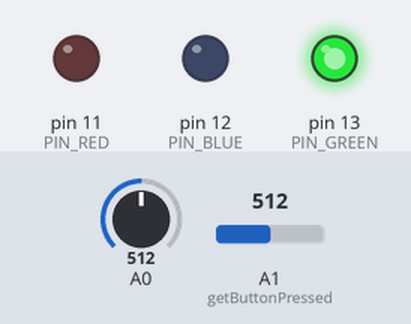
A sketch run on a simulated Arduino Uno, built with avr-gcc and run on an emulated ATmega328P. Shown: output pins drawn as LEDs (lit = HIGH). The test bench sets the inputs (shaded band); at power-on: A0 = 512, A1 (getButtonPressed) = 512.

Above: at 1.2 s.
1.3 s: A0 set to 560
2.8 s: A0 set to 160
4.3 s: A0 set to 137
At 5.5 s:
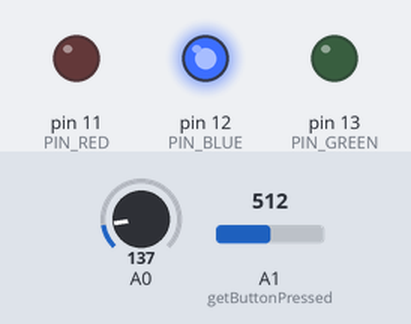
5.8 s: A0 set to 306
At 6.8 s:
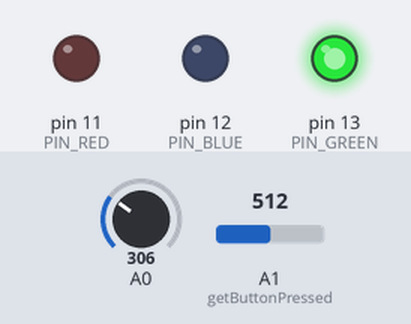
7.3 s: A0 set to 122
At 7.9 s:
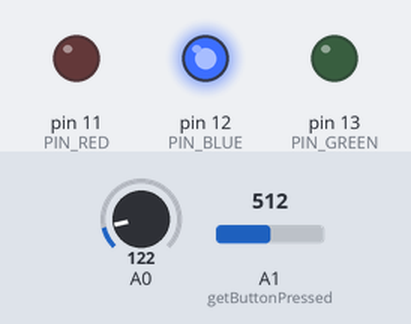
Timing chart, 0 to 9.8 s (numbered marks = the images above; inputs shaded):
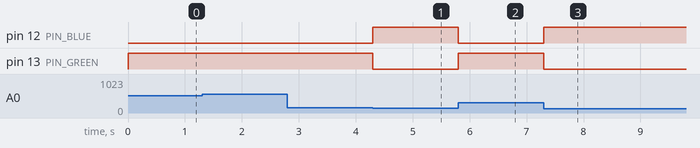

The sketch:

Analog_input.ino
```cpp
//brightness thresholds
#define THR_DARK_DEFAULT 150    //dark threshold
#define THR_BRIGHT_DEFAULT 410  //light threshold

//pins for LEDs
#define PIN_RED 11
#define PIN_BLUE 12
#define PIN_GREEN 13

//#define DEBUG 1

int darkThreshold;
int brightThreshold;

void setup() {
  //Setup pins
  pinMode(PIN_RED, OUTPUT);
  pinMode(PIN_BLUE, OUTPUT);
  pinMode(PIN_GREEN, OUTPUT);

  darkThreshold = THR_DARK_DEFAULT;
  brightThreshold = THR_BRIGHT_DEFAULT;

  //Start debug output
  #ifdef DEBUG
  Serial.begin(9600);
  #endif

}

char getButtonPressed()
{
  int bv = analogRead(A1);
  if(bv < 100)
    return 't';
  if(bv > 450 && bv < 550)
    return 'b';
  return ' ';   //assume that nothing is pressed
}

int getBrightness()
{
  return analogRead(A0);
}

void loop(){
  //Initialize output values for all three leds to zero
  byte r = LOW;
  byte g = LOW;
  byte b = LOW;

  //Get "brigtness value" from analog input
  int brightness = getBrightness();

  //Compare and set one of led values to HIGH
  if(brightness > brightThreshold)
    r = HIGH;
  else
  {
    if(brightness < darkThreshold)
      b = HIGH;
    else
      g = HIGH;
  }

  //Switch the leds
  digitalWrite(PIN_RED, r);
  digitalWrite(PIN_GREEN, g);
  digitalWrite(PIN_BLUE, b);

  char button = getButtonPressed();
  if (button == 't')
  {
    //When pressing the TOP button, the current value of the light sensor will be recorded as threshold for the switch between RED and GREEN
    darkThreshold = brightness;
  }

  if (button == 'b')
  {
    //When pressing the BOTTOM button, the current value of the light sensor will be recorded as threshold for the switch between BLUE and GREEN.
    brightThreshold = brightness;
  }

    #ifdef DEBUG
    Serial.print("Current brightness ");
    Serial.print(brightness);
    Serial.print("; Dark threshold ");
    Serial.print(darkThreshold);
    Serial.print("; Bright threshold ");
    Serial.println(brightThreshold);
    delay(300);
    #endif


}
```

Measured:
- the behaviour switches between 150 and 149 on A0 (found by bisection; images 0 and 1)
- after the input at 2.8 s, every drawn part: stays the same
- after the input at 4.3 s, pin 12 (PIN_BLUE): LOW → HIGH at once; pin 13 (PIN_GREEN): HIGH → LOW at once
- after the input at 5.8 s, pin 12 (PIN_BLUE): HIGH → LOW at once; pin 13 (PIN_GREEN): LOW → HIGH at once
- after the input at 7.3 s, pin 12 (PIN_BLUE): LOW → HIGH at once; pin 13 (PIN_GREEN): HIGH → LOW at once
